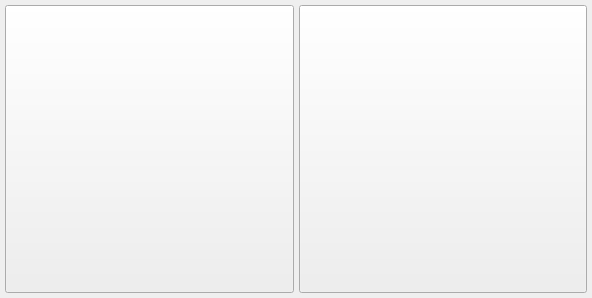
<?xml version="1.0" encoding="UTF-8"?>
<ui version="4.0">
 <class>AcceptCancelWidgetClass</class>
 <widget class="QWidget" name="AcceptCancelWidgetClass">
  <property name="geometry">
   <rect>
    <x>0</x>
    <y>0</y>
    <width>592</width>
    <height>298</height>
   </rect>
  </property>
  <property name="sizePolicy">
   <sizepolicy hsizetype="Expanding" vsizetype="Minimum">
    <horstretch>0</horstretch>
    <verstretch>0</verstretch>
   </sizepolicy>
  </property>
  <property name="minimumSize">
   <size>
    <width>0</width>
    <height>58</height>
   </size>
  </property>
  <property name="maximumSize">
   <size>
    <width>16777215</width>
    <height>16777215</height>
   </size>
  </property>
  <property name="baseSize">
   <size>
    <width>5</width>
    <height>0</height>
   </size>
  </property>
  <property name="windowTitle">
   <string>Form</string>
  </property>
  <layout class="QHBoxLayout" name="horizontalLayout">
   <property name="spacing">
    <number>5</number>
   </property>
   <property name="leftMargin">
    <number>5</number>
   </property>
   <property name="topMargin">
    <number>5</number>
   </property>
   <property name="rightMargin">
    <number>5</number>
   </property>
   <property name="bottomMargin">
    <number>5</number>
   </property>
   <item>
    <widget class="VxPushButton" name="m_AcceptButton">
     <property name="sizePolicy">
      <sizepolicy hsizetype="Preferred" vsizetype="Preferred">
       <horstretch>0</horstretch>
       <verstretch>0</verstretch>
      </sizepolicy>
     </property>
     <property name="minimumSize">
      <size>
       <width>0</width>
       <height>0</height>
      </size>
     </property>
     <property name="maximumSize">
      <size>
       <width>16777215</width>
       <height>16777215</height>
      </size>
     </property>
     <property name="text">
      <string/>
     </property>
    </widget>
   </item>
   <item>
    <widget class="VxPushButton" name="m_CancelButton">
     <property name="sizePolicy">
      <sizepolicy hsizetype="Preferred" vsizetype="Preferred">
       <horstretch>0</horstretch>
       <verstretch>0</verstretch>
      </sizepolicy>
     </property>
     <property name="minimumSize">
      <size>
       <width>0</width>
       <height>0</height>
      </size>
     </property>
     <property name="text">
      <string/>
     </property>
    </widget>
   </item>
  </layout>
 </widget>
 <customwidgets>
  <customwidget>
   <class>VxPushButton</class>
   <extends>QPushButton</extends>
   <header>VxPushButton.h</header>
  </customwidget>
 </customwidgets>
 <resources/>
 <connections/>
</ui>
